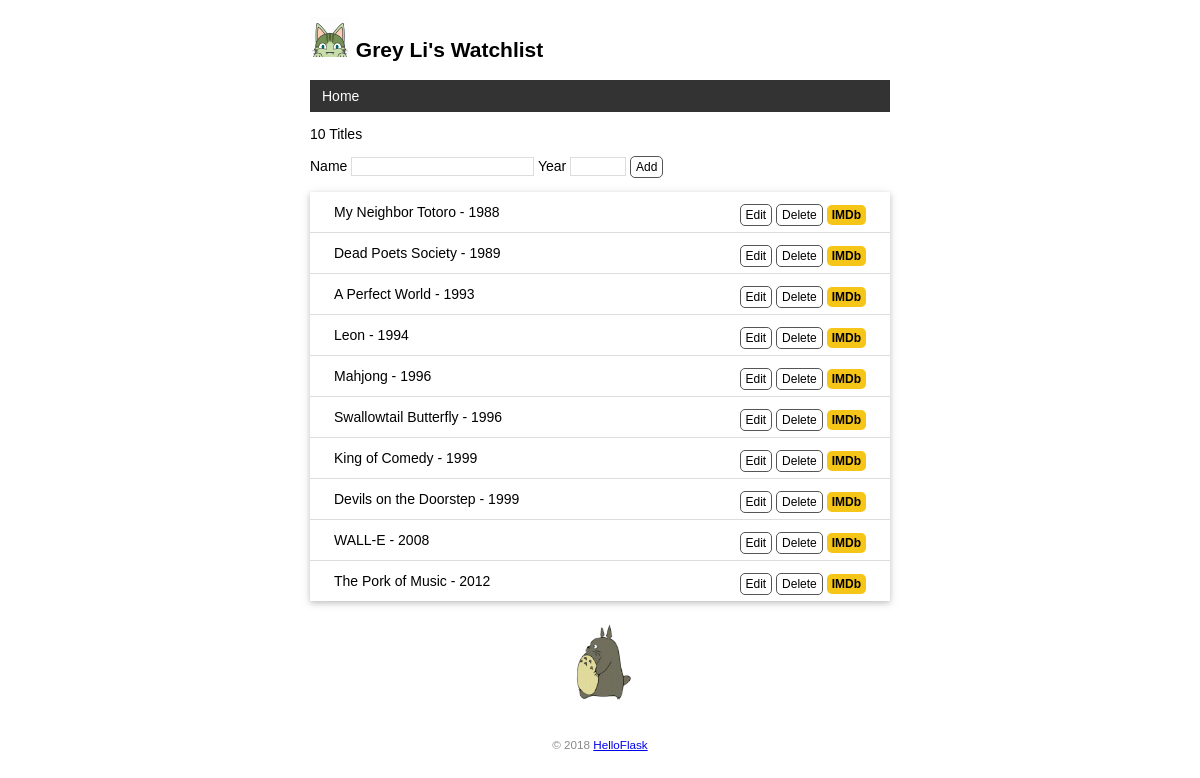
The page / on the database its author committed.
### app.py (models this page shows)
class User(db.Model):
    id = db.Column(db.Integer, primary_key=True)
    name = db.Column(db.String(20))

class Movie(db.Model):
    id = db.Column(db.Integer, primary_key=True)
    title = db.Column(db.String(60))
    year = db.Column(db.String(4))

### app.py (the view, shortened to what this page needs)
@app.route('/', methods=['GET', 'POST'])
def index():
    user = User.query.first()
    movies = Movie.query.all()
    return render_template('index.html', user=user, movies=movies)

### app.py (called while the page is built)
@app.context_processor
def inject_user():
    user = User.query.first()
    return dict(user=user)

### templates/index.html
{% extends 'base.html' %}
{% block content %}
<p>{{ movies|length }} Titles</p>
<form method="post">
    Name <input type="text" name="title" autocomplete="off" required>
    Year <input type="text" name="year" autocomplete="off" required>
    <input class="btn" type="submit" name="submit" value="Add">
</form>
<ul class="movie-list">
    {% for movie in movies %}
    <li>{{ movie.title }} - {{ movie.year }}
        <span class="float-right">
            <a class="btn" href="{{ url_for('edit', movie_id=movie.id) }}">Edit</a>
            <form class="inline-form" method="post" action="{{ url_for('delete', movie_id=movie.id) }}">
                <input class="btn" type="submit" name="delete" value="Delete" onclick="return confirm('Are you sure?')">
            </form>
            <a class="imdb" href="https://www.imdb.com/find?q={{ movie.title }}" target="_blank" title="Find this movie on IMDb">IMDb</a>
        </span>
    </li>
    {% endfor %}
</ul>
<img alt="Walking Totoro" class="totoro" src="{{ url_for('static', filename='images/totoro.gif') }}" title="to~to~ro~">
{% endblock %}

### templates/base.html (shortened to what this page needs)
<!DOCTYPE html>
<html lang="en">
<head>
    {% block head %}
    <link rel="stylesheet" href="{{ url_for('static', filename='style.css') }}" type="text/css">
    {% endblock %}
</head>
<body>
    <h2>
        <img alt="Avatar" class="avatar" src="{{ url_for('static', filename='images/avatar.png') }}">
        {{ user.name }}'s Watchlist
    </h2>
    <nav>
        <ul>
            <li><a href="{{ url_for('index') }}">Home</a></li>
        </ul>
    </nav>
    {% block content %}{% endblock %}
    <footer>
        <small>&copy; 2018 <a href="http://helloflask.com/tutorial">HelloFlask</a></small>
    </footer>
</body>
</html>

### static/style.css (style rules this page uses)
body { margin: auto; max-width: 580px; font-size: 14px; font-family: Helvetica, Arial, sans-serif; }
footer { color: #888; margin-top: 15px; text-align: center; padding: 10px; }
.avatar { width: 40px; }
.movie-list { list-style-type: none; padding: 0; margin-bottom: 10px; box-shadow: 0 2px 5px 0 rgba(0, 0, 0, 0.16), 0 2px 10px 0 rgba(0, 0, 0, 0.12); }
.movie-list li { padding: 12px 24px; border-bottom: 1px solid #ddd; }
.movie-list li:last-child { border-bottom: none; }
.totoro { display: block; margin: 0 auto; height: 100px; }
nav ul { list-style-type: none; margin: 0; padding: 0; overflow: hidden; background-color: #333; }
nav li { float: left; }
nav li a { display: block; color: white; text-align: center; padding: 8px 12px; text-decoration: none; }
.float-right { float: right; }
.imdb { font-size: 12px; font-weight: bold; color: black; text-decoration: none; background: #F5C518; border-radius: 5px; padding: 3px 5px; }
input[type=submit] { font-family: inherit; }
input[type=text] { border: 1px solid #ddd; }
input[name=year] { width: 50px; }
.btn { font-size: 12px; padding: 3px 5px; text-decoration: none; cursor: pointer; background-color: white; color: black; border: 1px solid #555555; border-radius: 5px; }
.inline-form { display: inline; }

### rows shown on the page
User: name "Grey Li"
Movie: title "My Neighbor Totoro", year "1988"
Movie: title "Dead Poets Society", year "1989"
Movie: title "A Perfect World", year "1993"
Movie: title "Leon", year "1994"
Movie: title "Mahjong", year "1996"
Movie: title "Swallowtail Butterfly", year "1996"
Movie: title "King of Comedy", year "1999"
Movie: title "Devils on the Doorstep", year "1999"
Movie: title "WALL-E", year "2008"
Movie: title "The Pork of Music", year "2012"

### other values the page prints
{{ movies|length }} "10"
